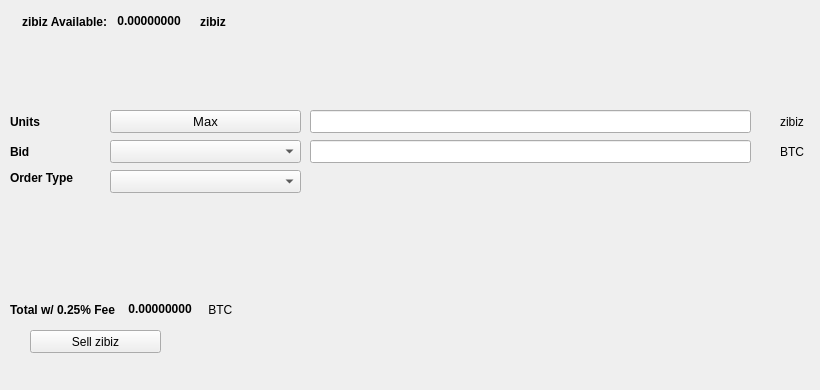
   <widget class="QWidget" name="SellTab">
    <attribute name="title">
     <string>Sell</string>
    </attribute>
    <widget class="QLabel" name="label_16">
     <property name="geometry">
      <rect>
       <x>780</x>
       <y>140</y>
       <width>31</width>
       <height>23</height>
      </rect>
     </property>
     <property name="text">
      <string>BTC</string>
     </property>
    </widget>
    <widget class="QComboBox" name="SellBidcomboBox">
     <property name="geometry">
      <rect>
       <x>110</x>
       <y>140</y>
       <width>191</width>
       <height>23</height>
      </rect>
     </property>
     <property name="font">
      <font>
       <pointsize>10</pointsize>
      </font>
     </property>
    </widget>
    <widget class="QLabel" name="label_18">
     <property name="geometry">
      <rect>
       <x>10</x>
       <y>110</y>
       <width>46</width>
       <height>23</height>
      </rect>
     </property>
     <property name="font">
      <font>
       <weight>75</weight>
       <bold>true</bold>
      </font>
     </property>
     <property name="text">
      <string>Units</string>
     </property>
    </widget>
    <widget class="QPushButton" name="Sell_Max_Amount">
     <property name="geometry">
      <rect>
       <x>110</x>
       <y>110</y>
       <width>191</width>
       <height>23</height>
      </rect>
     </property>
     <property name="font">
      <font>
       <pointsize>10</pointsize>
      </font>
     </property>
     <property name="text">
      <string>Max</string>
     </property>
    </widget>
    <widget class="QLabel" name="label_20">
     <property name="geometry">
      <rect>
       <x>10</x>
       <y>170</y>
       <width>91</width>
       <height>16</height>
      </rect>
     </property>
     <property name="font">
      <font>
       <weight>75</weight>
       <bold>true</bold>
      </font>
     </property>
     <property name="text">
      <string>Order Type</string>
     </property>
    </widget>
    <widget class="QComboBox" name="SellOrdertypeCombo">
     <property name="geometry">
      <rect>
       <x>110</x>
       <y>170</y>
       <width>191</width>
       <height>23</height>
      </rect>
     </property>
     <property name="font">
      <font>
       <pointsize>10</pointsize>
      </font>
     </property>
    </widget>
    <widget class="QLabel" name="label_21">
     <property name="geometry">
      <rect>
       <x>10</x>
       <y>140</y>
       <width>46</width>
       <height>23</height>
      </rect>
     </property>
     <property name="font">
      <font>
       <weight>75</weight>
       <bold>true</bold>
      </font>
     </property>
     <property name="text">
      <string>Bid</string>
     </property>
    </widget>
    <widget class="QLabel" name="label_22">
     <property name="geometry">
      <rect>
       <x>780</x>
       <y>110</y>
       <width>31</width>
       <height>23</height>
      </rect>
     </property>
     <property name="text">
      <string>zibiz</string>
     </property>
    </widget>
    <widget class="QLineEdit" name="UnitsInputECA">
     <property name="geometry">
      <rect>
       <x>310</x>
       <y>110</y>
       <width>441</width>
       <height>23</height>
      </rect>
     </property>
     <property name="font">
      <font>
       <pointsize>9</pointsize>
       <weight>75</weight>
       <bold>true</bold>
      </font>
     </property>
    </widget>
    <widget class="QLineEdit" name="SellBidPriceEdit">
     <property name="geometry">
      <rect>
       <x>310</x>
       <y>140</y>
       <width>441</width>
       <height>23</height>
      </rect>
     </property>
     <property name="font">
      <font>
       <pointsize>9</pointsize>
       <weight>75</weight>
       <bold>true</bold>
      </font>
     </property>
    </widget>
    <widget class="QPushButton" name="SellECABTN">
     <property name="geometry">
      <rect>
       <x>30</x>
       <y>330</y>
       <width>131</width>
       <height>23</height>
      </rect>
     </property>
     <property name="text">
      <string>Sell zibiz</string>
     </property>
     <property name="icon">
      <iconset resource="../zibiz">
       <normaloff>:/icons/bitcoin</normaloff>:/icons/bitcoin</iconset>
     </property>
    </widget>
    <widget class="QWidget" name="layoutWidget3">
     <property name="geometry">
      <rect>
       <x>22</x>
       <y>12</y>
       <width>258</width>
       <height>19</height>
      </rect>
     </property>
     <layout class="QHBoxLayout" name="horizontalLayout">
      <item>
       <widget class="QLabel" name="label232_2">
        <property name="font">
         <font>
          <weight>75</weight>
          <bold>true</bold>
         </font>
        </property>
        <property name="text">
         <string>zibiz Available:</string>
        </property>
       </widget>
      </item>
      <item>
       <widget class="QLabel" name="ECAAvailableLabel">
        <property name="palette">
         <palette>
          <active>
           <colorrole role="WindowText">
            <brush brushstyle="SolidPattern">
             <color alpha="255">
              <red>0</red>
              <green>0</green>
              <blue>0</blue>
             </color>
            </brush>
           </colorrole>
           <colorrole role="Button">
            <brush brushstyle="SolidPattern">
             <color alpha="255">
              <red>0</red>
              <green>170</green>
              <blue>0</blue>
             </color>
            </brush>
           </colorrole>
           <colorrole role="Light">
            <brush brushstyle="SolidPattern">
             <color alpha="255">
              <red>0</red>
              <green>255</green>
              <blue>0</blue>
             </color>
            </brush>
           </colorrole>
           <colorrole role="Midlight">
            <brush brushstyle="SolidPattern">
             <color alpha="255">
              <red>0</red>
              <green>212</green>
              <blue>0</blue>
             </color>
            </brush>
           </colorrole>
           <colorrole role="Dark">
            <brush brushstyle="SolidPattern">
             <color alpha="255">
              <red>0</red>
              <green>85</green>
              <blue>0</blue>
             </color>
            </brush>
           </colorrole>
           <colorrole role="Mid">
            <brush brushstyle="SolidPattern">
             <color alpha="255">
              <red>0</red>
              <green>113</green>
              <blue>0</blue>
             </color>
            </brush>
           </colorrole>
           <colorrole role="Text">
            <brush brushstyle="SolidPattern">
             <color alpha="255">
              <red>0</red>
              <green>170</green>
              <blue>0</blue>
             </color>
            </brush>
           </colorrole>
           <colorrole role="BrightText">
            <brush brushstyle="SolidPattern">
             <color alpha="255">
              <red>255</red>
              <green>255</green>
              <blue>255</blue>
             </color>
            </brush>
           </colorrole>
           <colorrole role="ButtonText">
            <brush brushstyle="SolidPattern">
             <color alpha="255">
              <red>0</red>
              <green>0</green>
              <blue>0</blue>
             </color>
            </brush>
           </colorrole>
           <colorrole role="Base">
            <brush brushstyle="SolidPattern">
             <color alpha="255">
              <red>255</red>
              <green>255</green>
              <blue>255</blue>
             </color>
            </brush>
           </colorrole>
           <colorrole role="Window">
            <brush brushstyle="SolidPattern">
             <color alpha="255">
              <red>0</red>
              <green>170</green>
              <blue>0</blue>
             </color>
            </brush>
           </colorrole>
           <colorrole role="Shadow">
            <brush brushstyle="SolidPattern">
             <color alpha="255">
              <red>0</red>
              <green>0</green>
              <blue>0</blue>
             </color>
            </brush>
           </colorrole>
           <colorrole role="AlternateBase">
            <brush brushstyle="SolidPattern">
             <color alpha="255">
              <red>127</red>
              <green>212</green>
              <blue>127</blue>
             </color>
            </brush>
           </colorrole>
           <colorrole role="ToolTipBase">
            <brush brushstyle="SolidPattern">
             <color alpha="255">
              <red>255</red>
              <green>255</green>
              <blue>220</blue>
             </color>
            </brush>
           </colorrole>
           <colorrole role="ToolTipText">
            <brush brushstyle="SolidPattern">
             <color alpha="255">
              <red>0</red>
              <green>0</green>
              <blue>0</blue>
             </color>
            </brush>
           </colorrole>
          </active>
          <inactive>
           <colorrole role="WindowText">
            <brush brushstyle="SolidPattern">
             <color alpha="255">
              <red>0</red>
              <green>0</green>
              <blue>0</blue>
             </color>
            </brush>
           </colorrole>
           <colorrole role="Button">
            <brush brushstyle="SolidPattern">
             <color alpha="255">
              <red>0</red>
              <green>170</green>
              <blue>0</blue>
             </color>
            </brush>
           </colorrole>
           <colorrole role="Light">
            <brush brushstyle="SolidPattern">
             <color alpha="255">
              <red>0</red>
              <green>255</green>
              <blue>0</blue>
             </color>
            </brush>
           </colorrole>
           <colorrole role="Midlight">
            <brush brushstyle="SolidPattern">
             <color alpha="255">
              <red>0</red>
              <green>212</green>
              <blue>0</blue>
             </color>
            </brush>
           </colorrole>
           <colorrole role="Dark">
            <brush brushstyle="SolidPattern">
             <color alpha="255">
              <red>0</red>
              <green>85</green>
              <blue>0</blue>
             </color>
            </brush>
           </colorrole>
           <colorrole role="Mid">
            <brush brushstyle="SolidPattern">
             <color alpha="255">
              <red>0</red>
              <green>113</green>
              <blue>0</blue>
             </color>
            </brush>
           </colorrole>
           <colorrole role="Text">
            <brush brushstyle="SolidPattern">
             <color alpha="255">
              <red>0</red>
              <green>170</green>
              <blue>0</blue>
             </color>
            </brush>
           </colorrole>
           <colorrole role="BrightText">
            <brush brushstyle="SolidPattern">
             <color alpha="255">
              <red>255</red>
              <green>255</green>
              <blue>255</blue>
             </color>
            </brush>
           </colorrole>
           <colorrole role="ButtonText">
            <brush brushstyle="SolidPattern">
             <color alpha="255">
              <red>0</red>
              <green>0</green>
              <blue>0</blue>
             </color>
            </brush>
           </colorrole>
           <colorrole role="Base">
            <brush brushstyle="SolidPattern">
             <color alpha="255">
              <red>255</red>
              <green>255</green>
              <blue>255</blue>
             </color>
            </brush>
           </colorrole>
           <colorrole role="Window">
            <brush brushstyle="SolidPattern">
             <color alpha="255">
              <red>0</red>
              <green>170</green>
              <blue>0</blue>
             </color>
            </brush>
           </colorrole>
           <colorrole role="Shadow">
            <brush brushstyle="SolidPattern">
             <color alpha="255">
              <red>0</red>
              <green>0</green>
              <blue>0</blue>
             </color>
            </brush>
           </colorrole>
           <colorrole role="AlternateBase">
            <brush brushstyle="SolidPattern">
             <color alpha="255">
              <red>127</red>
              <green>212</green>
              <blue>127</blue>
             </color>
            </brush>
           </colorrole>
           <colorrole role="ToolTipBase">
            <brush brushstyle="SolidPattern">
             <color alpha="255">
              <red>255</red>
              <green>255</green>
              <blue>220</blue>
             </color>
            </brush>
           </colorrole>
           <colorrole role="ToolTipText">
            <brush brushstyle="SolidPattern">
             <color alpha="255">
              <red>0</red>
              <green>0</green>
              <blue>0</blue>
             </color>
            </brush>
           </colorrole>
          </inactive>
          <disabled>
           <colorrole role="WindowText">
            <brush brushstyle="SolidPattern">
             <color alpha="255">
              <red>0</red>
              <green>85</green>
              <blue>0</blue>
             </color>
            </brush>
           </colorrole>
           <colorrole role="Button">
            <brush brushstyle="SolidPattern">
             <color alpha="255">
              <red>0</red>
              <green>170</green>
              <blue>0</blue>
             </color>
            </brush>
           </colorrole>
           <colorrole role="Light">
            <brush brushstyle="SolidPattern">
             <color alpha="255">
              <red>0</red>
              <green>255</green>
              <blue>0</blue>
             </color>
            </brush>
           </colorrole>
           <colorrole role="Midlight">
            <brush brushstyle="SolidPattern">
             <color alpha="255">
              <red>0</red>
              <green>212</green>
              <blue>0</blue>
             </color>
            </brush>
           </colorrole>
           <colorrole role="Dark">
            <brush brushstyle="SolidPattern">
             <color alpha="255">
              <red>0</red>
              <green>85</green>
              <blue>0</blue>
             </color>
            </brush>
           </colorrole>
           <colorrole role="Mid">
            <brush brushstyle="SolidPattern">
             <color alpha="255">
              <red>0</red>
              <green>113</green>
              <blue>0</blue>
             </color>
            </brush>
           </colorrole>
           <colorrole role="Text">
            <brush brushstyle="SolidPattern">
             <color alpha="255">
              <red>0</red>
              <green>85</green>
              <blue>0</blue>
             </color>
            </brush>
           </colorrole>
           <colorrole role="BrightText">
            <brush brushstyle="SolidPattern">
             <color alpha="255">
              <red>255</red>
              <green>255</green>
              <blue>255</blue>
             </color>
            </brush>
           </colorrole>
           <colorrole role="ButtonText">
            <brush brushstyle="SolidPattern">
             <color alpha="255">
              <red>0</red>
              <green>85</green>
              <blue>0</blue>
             </color>
            </brush>
           </colorrole>
           <colorrole role="Base">
            <brush brushstyle="SolidPattern">
             <color alpha="255">
              <red>0</red>
              <green>170</green>
              <blue>0</blue>
             </color>
            </brush>
           </colorrole>
           <colorrole role="Window">
            <brush brushstyle="SolidPattern">
             <color alpha="255">
              <red>0</red>
              <green>170</green>
              <blue>0</blue>
             </color>
            </brush>
           </colorrole>
           <colorrole role="Shadow">
            <brush brushstyle="SolidPattern">
             <color alpha="255">
              <red>0</red>
              <green>0</green>
              <blue>0</blue>
             </color>
            </brush>
           </colorrole>
           <colorrole role="AlternateBase">
            <brush brushstyle="SolidPattern">
             <color alpha="255">
              <red>0</red>
              <green>170</green>
              <blue>0</blue>
             </color>
            </brush>
           </colorrole>
           <colorrole role="ToolTipBase">
            <brush brushstyle="SolidPattern">
             <color alpha="255">
              <red>255</red>
              <green>255</green>
              <blue>220</blue>
             </color>
            </brush>
           </colorrole>
           <colorrole role="ToolTipText">
            <brush brushstyle="SolidPattern">
             <color alpha="255">
              <red>0</red>
              <green>0</green>
              <blue>0</blue>
             </color>
            </brush>
           </colorrole>
          </disabled>
         </palette>
        </property>
        <property name="font">
         <font>
          <weight>75</weight>
          <bold>true</bold>
         </font>
        </property>
        <property name="text">
         <string> 0.00000000 </string>
        </property>
        <property name="textInteractionFlags">
         <set>Qt::LinksAccessibleByMouse|Qt::TextSelectableByKeyboard|Qt::TextSelectableByMouse</set>
        </property>
       </widget>
      </item>
      <item>
       <widget class="QLabel" name="labelECA">
        <property name="font">
         <font>
          <weight>75</weight>
          <bold>true</bold>
         </font>
        </property>
        <property name="text">
         <string>zibiz</string>
        </property>
       </widget>
      </item>
     </layout>
    </widget>
    <widget class="QWidget" name="layoutWidget">
     <property name="geometry">
      <rect>
       <x>10</x>
       <y>300</y>
       <width>268</width>
       <height>19</height>
      </rect>
     </property>
     <layout class="QHBoxLayout" name="horizontalLayout_2">
      <item>
       <widget class="QLabel" name="label_19">
        <property name="font">
         <font>
          <weight>75</weight>
          <bold>true</bold>
         </font>
        </property>
        <property name="text">
         <string>Total w/ 0.25% Fee </string>
        </property>
       </widget>
      </item>
      <item>
       <widget class="QLabel" name="SellCostLabel">
        <property name="palette">
         <palette>
          <active>
           <colorrole role="WindowText">
            <brush brushstyle="SolidPattern">
             <color alpha="255">
              <red>0</red>
              <green>0</green>
              <blue>0</blue>
             </color>
            </brush>
           </colorrole>
           <colorrole role="Button">
            <brush brushstyle="SolidPattern">
             <color alpha="255">
              <red>0</red>
              <green>170</green>
              <blue>0</blue>
             </color>
            </brush>
           </colorrole>
           <colorrole role="Light">
            <brush brushstyle="SolidPattern">
             <color alpha="255">
              <red>0</red>
              <green>255</green>
              <blue>0</blue>
             </color>
            </brush>
           </colorrole>
           <colorrole role="Midlight">
            <brush brushstyle="SolidPattern">
             <color alpha="255">
              <red>0</red>
              <green>212</green>
              <blue>0</blue>
             </color>
            </brush>
           </colorrole>
           <colorrole role="Dark">
            <brush brushstyle="SolidPattern">
             <color alpha="255">
              <red>0</red>
              <green>85</green>
              <blue>0</blue>
             </color>
            </brush>
           </colorrole>
           <colorrole role="Mid">
            <brush brushstyle="SolidPattern">
             <color alpha="255">
              <red>0</red>
              <green>113</green>
              <blue>0</blue>
             </color>
            </brush>
           </colorrole>
           <colorrole role="Text">
            <brush brushstyle="SolidPattern">
             <color alpha="255">
              <red>0</red>
              <green>170</green>
              <blue>0</blue>
             </color>
            </brush>
           </colorrole>
           <colorrole role="BrightText">
            <brush brushstyle="SolidPattern">
             <color alpha="255">
              <red>255</red>
              <green>255</green>
              <blue>255</blue>
             </color>
            </brush>
           </colorrole>
           <colorrole role="ButtonText">
            <brush brushstyle="SolidPattern">
             <color alpha="255">
              <red>0</red>
              <green>0</green>
              <blue>0</blue>
             </color>
            </brush>
           </colorrole>
           <colorrole role="Base">
            <brush brushstyle="SolidPattern">
             <color alpha="255">
              <red>255</red>
              <green>255</green>
              <blue>255</blue>
             </color>
            </brush>
           </colorrole>
           <colorrole role="Window">
            <brush brushstyle="SolidPattern">
             <color alpha="255">
              <red>0</red>
              <green>170</green>
              <blue>0</blue>
             </color>
            </brush>
           </colorrole>
           <colorrole role="Shadow">
            <brush brushstyle="SolidPattern">
             <color alpha="255">
              <red>0</red>
              <green>0</green>
              <blue>0</blue>
             </color>
            </brush>
           </colorrole>
           <colorrole role="AlternateBase">
            <brush brushstyle="SolidPattern">
             <color alpha="255">
              <red>127</red>
              <green>212</green>
              <blue>127</blue>
             </color>
            </brush>
           </colorrole>
           <colorrole role="ToolTipBase">
            <brush brushstyle="SolidPattern">
             <color alpha="255">
              <red>255</red>
              <green>255</green>
              <blue>220</blue>
             </color>
            </brush>
           </colorrole>
           <colorrole role="ToolTipText">
            <brush brushstyle="SolidPattern">
             <color alpha="255">
              <red>0</red>
              <green>0</green>
              <blue>0</blue>
             </color>
            </brush>
           </colorrole>
          </active>
          <inactive>
           <colorrole role="WindowText">
            <brush brushstyle="SolidPattern">
             <color alpha="255">
              <red>0</red>
              <green>0</green>
              <blue>0</blue>
             </color>
            </brush>
           </colorrole>
           <colorrole role="Button">
            <brush brushstyle="SolidPattern">
             <color alpha="255">
              <red>0</red>
              <green>170</green>
              <blue>0</blue>
             </color>
            </brush>
           </colorrole>
           <colorrole role="Light">
            <brush brushstyle="SolidPattern">
             <color alpha="255">
              <red>0</red>
              <green>255</green>
              <blue>0</blue>
             </color>
            </brush>
           </colorrole>
           <colorrole role="Midlight">
            <brush brushstyle="SolidPattern">
             <color alpha="255">
              <red>0</red>
              <green>212</green>
              <blue>0</blue>
             </color>
            </brush>
           </colorrole>
           <colorrole role="Dark">
            <brush brushstyle="SolidPattern">
             <color alpha="255">
              <red>0</red>
              <green>85</green>
              <blue>0</blue>
             </color>
            </brush>
           </colorrole>
           <colorrole role="Mid">
            <brush brushstyle="SolidPattern">
             <color alpha="255">
              <red>0</red>
              <green>113</green>
              <blue>0</blue>
             </color>
            </brush>
           </colorrole>
           <colorrole role="Text">
            <brush brushstyle="SolidPattern">
             <color alpha="255">
              <red>0</red>
              <green>170</green>
              <blue>0</blue>
             </color>
            </brush>
           </colorrole>
           <colorrole role="BrightText">
            <brush brushstyle="SolidPattern">
             <color alpha="255">
              <red>255</red>
              <green>255</green>
              <blue>255</blue>
             </color>
            </brush>
           </colorrole>
           <colorrole role="ButtonText">
            <brush brushstyle="SolidPattern">
             <color alpha="255">
              <red>0</red>
              <green>0</green>
              <blue>0</blue>
             </color>
            </brush>
           </colorrole>
           <colorrole role="Base">
            <brush brushstyle="SolidPattern">
             <color alpha="255">
              <red>255</red>
              <green>255</green>
              <blue>255</blue>
             </color>
            </brush>
           </colorrole>
           <colorrole role="Window">
            <brush brushstyle="SolidPattern">
             <color alpha="255">
              <red>0</red>
              <green>170</green>
              <blue>0</blue>
             </color>
            </brush>
           </colorrole>
           <colorrole role="Shadow">
            <brush brushstyle="SolidPattern">
             <color alpha="255">
              <red>0</red>
              <green>0</green>
              <blue>0</blue>
             </color>
            </brush>
           </colorrole>
           <colorrole role="AlternateBase">
            <brush brushstyle="SolidPattern">
             <color alpha="255">
              <red>127</red>
              <green>212</green>
              <blue>127</blue>
             </color>
            </brush>
           </colorrole>
           <colorrole role="ToolTipBase">
            <brush brushstyle="SolidPattern">
             <color alpha="255">
              <red>255</red>
              <green>255</green>
              <blue>220</blue>
             </color>
            </brush>
           </colorrole>
           <colorrole role="ToolTipText">
            <brush brushstyle="SolidPattern">
             <color alpha="255">
              <red>0</red>
              <green>0</green>
              <blue>0</blue>
             </color>
            </brush>
           </colorrole>
          </inactive>
          <disabled>
           <colorrole role="WindowText">
            <brush brushstyle="SolidPattern">
             <color alpha="255">
              <red>0</red>
              <green>85</green>
              <blue>0</blue>
             </color>
            </brush>
           </colorrole>
           <colorrole role="Button">
            <brush brushstyle="SolidPattern">
             <color alpha="255">
              <red>0</red>
              <green>170</green>
              <blue>0</blue>
             </color>
            </brush>
           </colorrole>
           <colorrole role="Light">
            <brush brushstyle="SolidPattern">
             <color alpha="255">
              <red>0</red>
              <green>255</green>
              <blue>0</blue>
             </color>
            </brush>
           </colorrole>
           <colorrole role="Midlight">
            <brush brushstyle="SolidPattern">
             <color alpha="255">
              <red>0</red>
              <green>212</green>
              <blue>0</blue>
             </color>
            </brush>
           </colorrole>
           <colorrole role="Dark">
            <brush brushstyle="SolidPattern">
             <color alpha="255">
              <red>0</red>
              <green>85</green>
              <blue>0</blue>
             </color>
            </brush>
           </colorrole>
           <colorrole role="Mid">
            <brush brushstyle="SolidPattern">
             <color alpha="255">
              <red>0</red>
              <green>113</green>
              <blue>0</blue>
             </color>
            </brush>
           </colorrole>
           <colorrole role="Text">
            <brush brushstyle="SolidPattern">
             <color alpha="255">
              <red>0</red>
              <green>85</green>
              <blue>0</blue>
             </color>
            </brush>
           </colorrole>
           <colorrole role="BrightText">
            <brush brushstyle="SolidPattern">
             <color alpha="255">
              <red>255</red>
              <green>255</green>
              <blue>255</blue>
             </color>
            </brush>
           </colorrole>
           <colorrole role="ButtonText">
            <brush brushstyle="SolidPattern">
             <color alpha="255">
              <red>0</red>
              <green>85</green>
              <blue>0</blue>
             </color>
            </brush>
           </colorrole>
           <colorrole role="Base">
            <brush brushstyle="SolidPattern">
             <color alpha="255">
              <red>0</red>
              <green>170</green>
              <blue>0</blue>
             </color>
            </brush>
           </colorrole>
           <colorrole role="Window">
            <brush brushstyle="SolidPattern">
             <color alpha="255">
              <red>0</red>
              <green>170</green>
              <blue>0</blue>
             </color>
            </brush>
           </colorrole>
           <colorrole role="Shadow">
            <brush brushstyle="SolidPattern">
             <color alpha="255">
              <red>0</red>
              <green>0</green>
              <blue>0</blue>
             </color>
            </brush>
           </colorrole>
           <colorrole role="AlternateBase">
            <brush brushstyle="SolidPattern">
             <color alpha="255">
              <red>0</red>
              <green>170</green>
              <blue>0</blue>
             </color>
            </brush>
           </colorrole>
           <colorrole role="ToolTipBase">
            <brush brushstyle="SolidPattern">
             <color alpha="255">
              <red>255</red>
              <green>255</green>
              <blue>220</blue>
             </color>
            </brush>
           </colorrole>
           <colorrole role="ToolTipText">
            <brush brushstyle="SolidPattern">
             <color alpha="255">
              <red>0</red>
              <green>0</green>
              <blue>0</blue>
             </color>
            </brush>
           </colorrole>
          </disabled>
         </palette>
        </property>
        <property name="font">
         <font>
          <weight>75</weight>
          <bold>true</bold>
         </font>
        </property>
        <property name="autoFillBackground">
         <bool>false</bool>
        </property>
        <property name="text">
         <string> 0.00000000</string>
        </property>
        <property name="textInteractionFlags">
         <set>Qt::LinksAccessibleByMouse|Qt::TextSelectableByMouse</set>
        </property>
       </widget>
      </item>
      <item>
       <widget class="QLabel" name="label_17">
        <property name="font">
         <font>
          <weight>50</weight>
          <bold>false</bold>
         </font>
        </property>
        <property name="text">
         <string> BTC</string>
        </property>
       </widget>
      </item>
     </layout>
    </widget>
    <widget class="QLabel" name="label_23">
     <property name="geometry">
      <rect>
       <x>460</x>
       <y>300</y>
       <width>281</width>
       <height>81</height>
      </rect>
     </property>
     <property name="text">
      <string/>
     </property>
     <property name="pixmap">
      <pixmap>:/images/bittrex</pixmap>
     </property>
    </widget>
   </widget>
